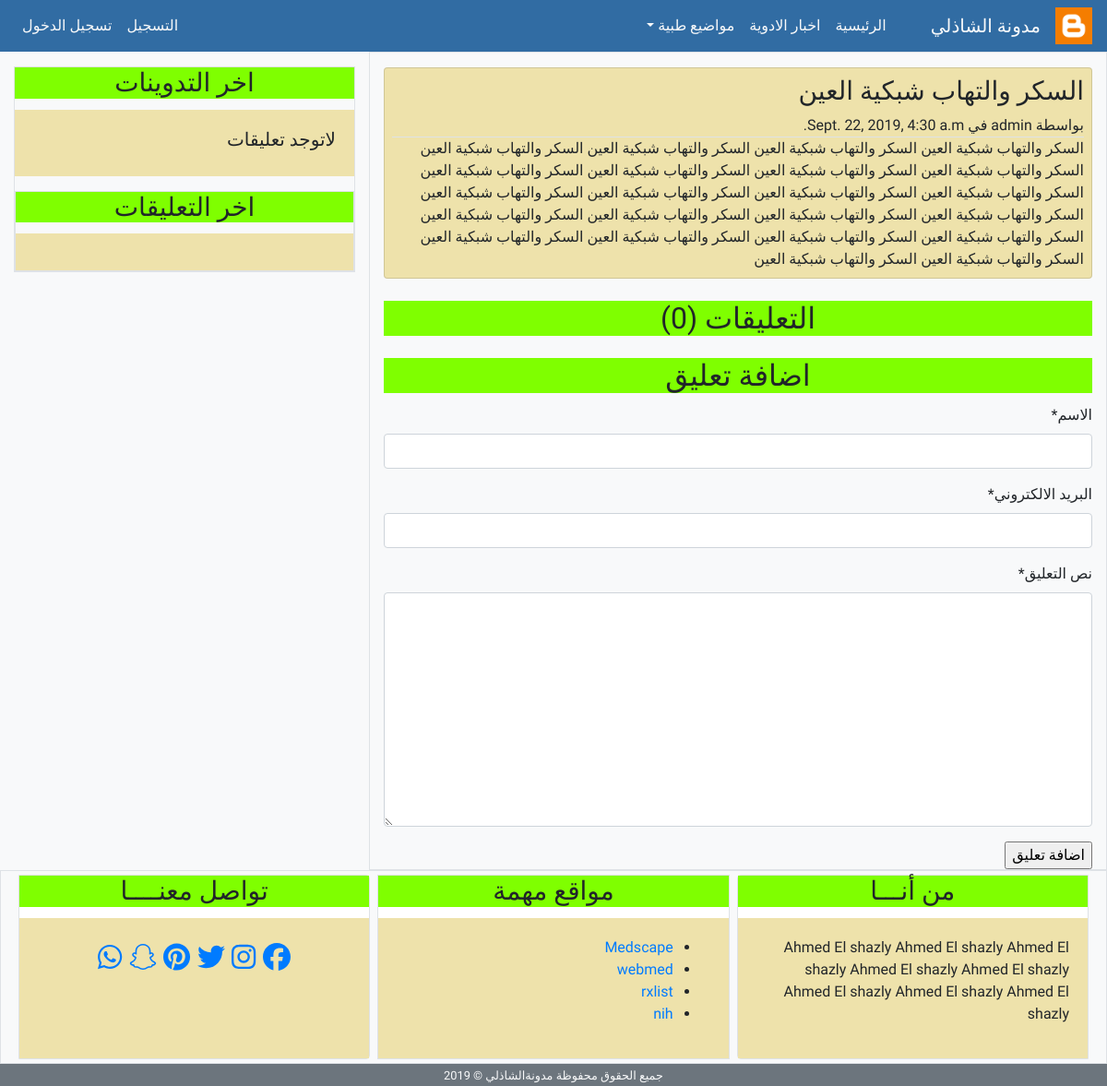
The app's page /post_details/2/, older data.
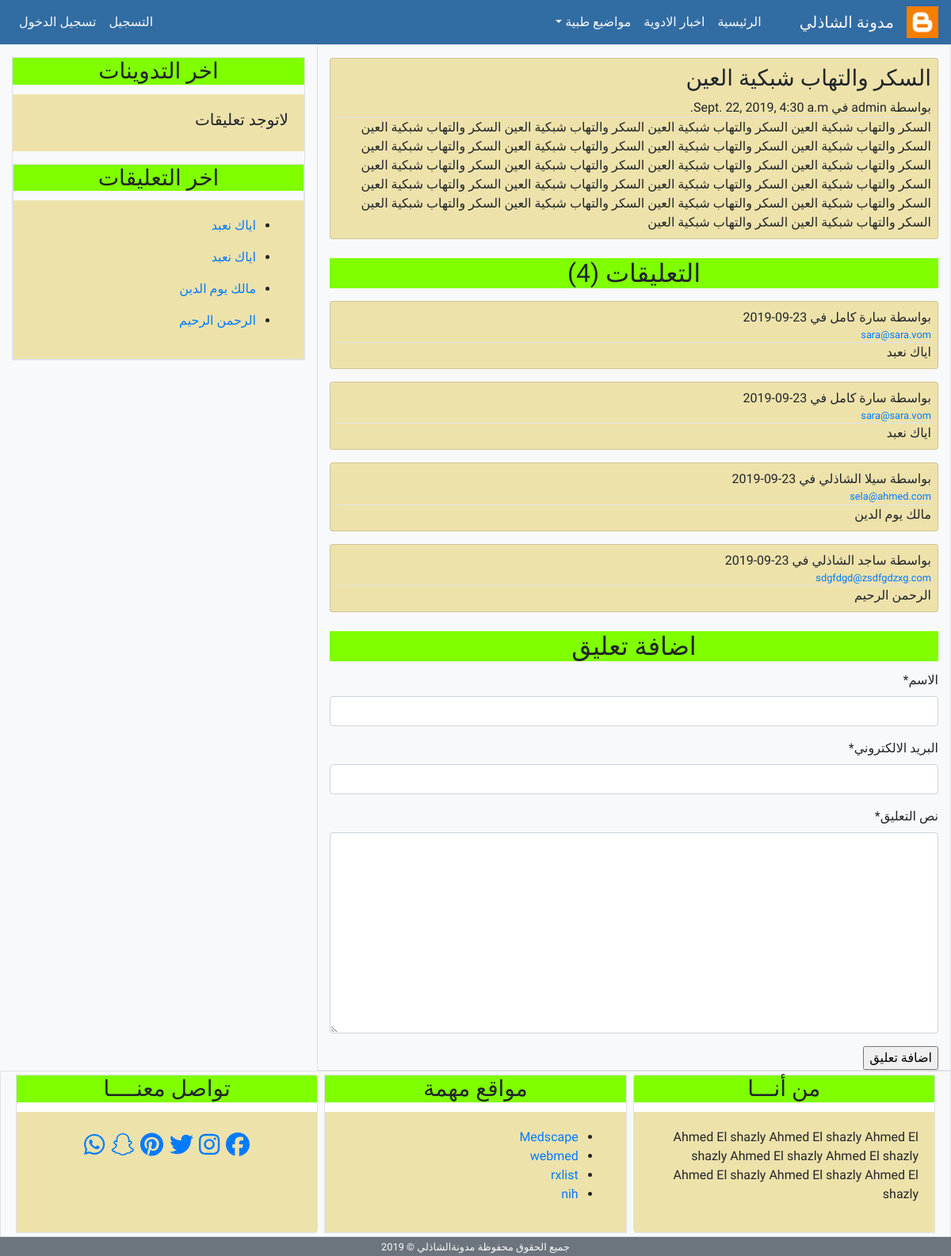
The same page, newer data.
### app/models.py (models this page shows, shortened)
class Post(models.Model):
    post_name = models.CharField(max_length=100)
    post_body = models.TextField(default="")
    email = models.EmailField()
    post_date = models.DateTimeField(default=timezone.now)
    post_update = models.DateTimeField(auto_now=True)
    active = models.BooleanField(default=False)
    auther = models.ForeignKey(User, on_delete=models.CASCADE)
    class Meta:
        ordering = ('-post_date',)

class Comment(models.Model):
    name = models.CharField(max_length=100, verbose_name='الاسم')
    comment_body = models.TextField(verbose_name='نص التعليق')
    email = models.EmailField(verbose_name='البريد الالكتروني')
    comment_date = models.DateTimeField(default=timezone.now)
    active = models.BooleanField(default=False)
    post = models.ForeignKey(Post,on_delete=models.CASCADE, related_name='comment')
    class Meta:
        ordering = ('-comment_date',)

### app/views.py (the view)
# urls.py: path('post_details/<int:post_id>/', views.post_details, name='post_details'),
def post_details(request, post_id):
    post = get_object_or_404(Post, pk = post_id)
    comments = post.comment.all()
    comment_form = CommentForm()
    if request.method == 'POST':
        comment_form= CommentForm(request.POST)
        if comment_form.is_valid():
            new_comment =comment_form.save(commit=False)
            new_comment.post= post
            new_comment.save()
            comment_form = CommentForm()
    else:
        comment_form = CommentForm()
    context = {
        'title': 'تفاصيل التدوينة',
        'post': post ,
        'comments': comments,
        'comment_form': comment_form,
    }
    return render(request, 'app/post_details.html', context)

### app/forms.py
class CommentForm(forms.ModelForm):
    class Meta:
        model = Comment
        fields = ('name','email','comment_body' )

### app/templates/app/post_details.html (shortened to what this page needs)
{% extends 'app/base.html' %}
{% load static %}
{% load crispy_forms_tags %}
{% block content %}
<div class="card mt-3 p-2 ">
    <h3 class="">{{post.post_name}}</h3>
    <span class="border-bottom">بواسطة {{post.auther}} في {{post.post_date}}</span>
    <div class="">{{post.post_body}}</div>
</div>
<div class="mt-4">
    <h2 class="card-title text-center">التعليقات ({{comments.count}})</h3>
</div>
{% for comment in comments %}
<div class="card mt-3 p-2 ">
    <span>بواسطة {{comment.name}} في {{comment.comment_date|date:'d-m-Y'}}</span>
    <small class="border-bottom"><a href="mailto://{{comment.email}}">{{comment.email}}</a></small>
    <div class="">{{comment.comment_body}}</div>
</div>
{% endfor %}
<div class="mt-4">
        <h2 class="card-title text-center">اضافة تعليق </h3>
    </div>
    <form action="" method="POST">
        {{comment_form|crispy}}
        <input type="submit" value="اضافة تعليق">
    </form>
{% endblock content %}

### app/templates/app/base.html (shortened to what this page needs)
{% load static %}
<!doctype html>
<html lang="ar">
<head>
  <link rel="stylesheet" href="{% static 'css/bootstrap.min.css' %}">
  <link rel="stylesheet" href="{% static 'css/main.css' %}">
</head>
<body>
  <nav class="navbar navbar-expand-lg navbar-light">
    <img src="{% static 'images/blog_icon.png' %}" alt="" width="40px">
    <a class="navbar-brand text-light" href="{% url 'index' %}">مدونة الشاذلي</a>
    <div class="collapse navbar-collapse" id="navbarSupportedContent">
      <ul class="navbar-nav ">
        <li class="nav-item active">
          <a class="nav-link text-light" href="{% url 'index' %}">الرئيسية <span class="sr-only">(current)</span></a>
        </li>
        <li class="nav-item active">
          <a class="nav-link text-light" href="#">اخبار الادوية</a>
        </li>
        <li class="nav-item dropdown active text-light">
          <a class="nav-link dropdown-toggle text-light" href="#" id="navbarDropdown" role="button"
            data-toggle="dropdown" aria-haspopup="true" aria-expanded="false">
            مواضيع طبية
          </a>
        </li>
      </ul>
      {% if user.is_authenticated %}
      <ul class="navbar-nav mr-auto">
        <li class="nav-item active">
          <a class="nav-link text-light" href="#">الملف الشخصي</a>
        </li>
        <li class="nav-item active">
          <a class="nav-link text-light" href="#">تدوينة جديدة</a>
        </li>
        <li class="nav-item active">
          <a class="nav-link text-light" href="{% url 'logout' %}">تسجيل الخروج</a>
        </li>
      </ul>
      {% else %}
      <ul class="navbar-nav mr-auto">
        <li class="nav-item active">
          <a class="nav-link text-light" href="{% url 'register' %}">التسجيل</a>
        </li>
        <li class="nav-item active">
          <a class="nav-link text-light" href="{% url 'login' %}">تسجيل الدخول</a>
        </li>
      </ul>
      {% endif %}
    </div>
  </nav>
  <section>
    <div class="container-fluid">
      <div class="row">
        <div class="col-md-8 border bg-light">
          {% block content %}
          {% endblock content %}
        </div>
        <div class="col-md-4 bg-light">
          <div class="mt-3 border">
            <h3 class="card-title text-center">اخر التدوينات</h3>
            <div class="card-body">
              {% include 'app/latest_posts.html' %}
          </div>
          <div class="mt-3 border">
            <h3 class="card-title text-center">اخر التعليقات</h3>
            <div class="card-body">
              {% include 'app/latest_comments.html' %}
            </div>
          </div>
        </div>
      </div>
    </div>
  </section>
  <footer>
    <div class="container-fluid">
      <div class="row">
        <div class="container-fluid border bg-light">
          <div class="card-group">
            <div class="card m-1 border">
              <h3 class="card-title text-center">من أنـــا</h3>
              <div class="card-body">
                Ahmed El shazly Ahmed El shazly Ahmed El shazly Ahmed El shazly
                Ahmed El shazly Ahmed El shazly Ahmed El shazly Ahmed El shazly
              </div>
            </div>
            <div class="card m-1 border">
              <h3 class="card-title text-center">مواقع مهمة</h3>
              <div class="card-body">
                <ul>
                  <li><a href="http://www.medscape.com" target="blank">Medscape</a></li>
                  <li><a href="http://www.webmed.com" target="blank">webmed</a></li>
                  <li><a href="http://www.rxlist.com" target="blank">rxlist</a></li>
                  <li><a href="http://www.nih.com" target="blank">nih</a></li>
                </ul>
              </div>
            </div>
            <div class="card m-1 border">
              <h3 class="card-title text-center">تواصل معنــــا</h3>
              <div class="card-body text-center ">
                <a href="http://www.facebook.com" target="blank"><i class="fab fa-facebook"></i></a>
                <a href="http://www.instagram.com" target="blank"><i class="fab fa-instagram"></i></a>
                <a href="http://www.twitter.com" target="blank"><i class="fab fa-twitter"></i></a>
                <a href="http://www.pinterest.com" target="blank"><i class="fab fa-pinterest"></i></a>
                <a href="http://www.snapchat.com" target="blank"><i class="fab fa-snapchat"></i></a>
                <a href="http://www.whatsapp.com" target="blank"><i class="fab fa-whatsapp"></i></a>
              </div>
            </div>
          </div>
        </div>
      </div>
      <div class="row bg-secondary text-center">
        <div class="col-md text-center text-light">
          <small>
            جميع الحقوق محفوظة مدونةالشاذلي &copy 2019
          </small>
        </div>
      </div>
    </div>
  </footer>
</body>
</html>

### app/templates/app/latest_posts.html
{% for post in posts %}
<ul>
    <li><a href="{% url 'post_details' post.pk %}">{{post.post_name}}</a></li>
</ul>
{% empty %}
<h5>لاتوجد تعليقات</h5>
{% endfor %}

### app/templates/app/latest_comments.html (shortened to what this page needs)
{% for comment in comments %}
<ul>
    <li><a href="{% url 'post_details' post.pk %}">{{comment.comment_body}}</a></li>
</ul>
{% endfor %}

### app/static/css/main.css (style rules this page uses)
html, body { direction: rtl; text-align: right; font-family: 'Tajawal', sans-serif; }
.card.mt-3.p-2 { background-color: rgb(238, 226, 171); }
.navbar.navbar-expand-lg { background-color: rgb(49, 108, 163); color: rgb(238, 158, 175); }
.card-title { background-color: chartreuse; }
.card-body { background-color: rgb(238, 226, 171); }
.card-body.text-center { font-size: 30px; }

Row changes from the older to the newer data that the page shows:
computed for Post "السكر والتهاب شبكية العين": count "0" → "4"
added Comment: name "سارة كامل", comment_date "23-09-2019", email "sara@sara.vom", comment_body "اياك نعبد"
added Comment: name "سارة كامل", comment_date "23-09-2019", email "sara@sara.vom", comment_body "اياك نعبد"
added Comment: name "سيلا الشاذلي", comment_date "23-09-2019", email "sela@ahmed.com", comment_body "مالك يوم الدين"
added Comment: name "ساجد الشاذلي", comment_date "23-09-2019", email "sdgfdgd@zsdfgdzxg.com", comment_body "الرحمن الرحيم"
